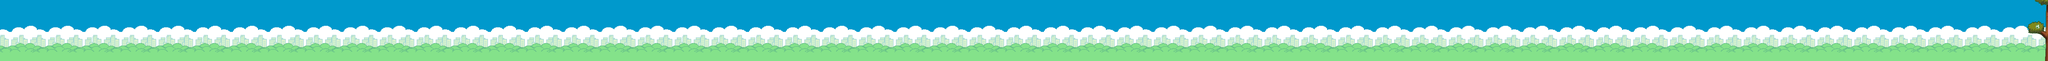

A 2D game scene composited from a Tiled map and its tileset images. What follows is a short description and the map's XML, with each tile layer's data collapsed to a summary:
An orthogonal 500x15 tile map with 32x32 px tiles, 3 tile layers (Fondo, FondoNido, HuevoNido), 3 tilesets and 137 objects.

<map version="1.0" orientation="orthogonal" renderorder="right-down" width="500" height="15" tilewidth="32" tileheight="32" nextobjectid="222">
 <tileset firstgid="1" name="cielo_tiles" tilewidth="32" tileheight="32" tilecount="55" columns="5">
  <image source="cielo_tiles.png" width="160" height="352" />
 </tileset>
 <tileset firstgid="56" name="nido_tiles" tilewidth="32" tileheight="32" tilecount="45" columns="5">
  <image source="nido_tiles.png" width="160" height="288" />
 </tileset>
 <tileset firstgid="101" name="huevoNido" tilewidth="32" tileheight="32" tilecount="1" columns="1">
  <image source="huevoNido.png" width="32" height="35" />
 </tileset>
 <layer name="Fondo" width="500" height="15">
  <data>[7500 cells, 7500 non-empty, 52 distinct tile ids]</data>
 </layer>
 <layer name="FondoNido" width="500" height="15">
  <data>[7500 cells, 36 non-empty, 34 distinct tile ids]</data>
 </layer>
 <layer name="HuevoNido" width="500" height="15">
  <data>[7500 cells, 1 non-empty, 1 distinct tile ids]</data>
 </layer>
 <objectgroup name="NubesBlancas">
  <object id="15" x="1249" y="76" width="42" height="36" />
  <object id="20" x="671" y="386" width="42" height="36" />
  <object id="23" x="1686" y="363" width="42" height="36" />
  <object id="24" x="2077" y="152" width="42" height="36" />
  <object id="25" x="2496" y="309" width="42" height="36" />
  <object id="26" x="2812" y="57" width="42" height="36" />
  <object id="29" x="3995" y="391" width="42" height="36" />
  <object id="31" x="4673" y="227" width="42" height="36" />
  <object id="32" x="4968" y="60" width="42" height="36" />
  <object id="34" x="5486" y="331" width="42" height="36" />
  <object id="36" x="6077" y="363" width="42" height="36" />
  <object id="37" x="6646" y="190" width="42" height="36" />
  <object id="38" x="7207" y="351" width="42" height="36" />
  <object id="39" x="7579" y="44" width="42" height="36" />
  <object id="40" x="7948" y="209" width="42" height="36" />
  <object id="43" x="9039" y="242" width="42" height="36" />
  <object id="44" x="9456" y="35" width="42" height="36" />
  <object id="45" x="9948" y="389" width="42" height="36" />
  <object id="48" x="10380" y="131" width="42" height="36" />
  <object id="50" x="11109" y="52" width="42" height="36" />
  <object id="51" x="12085" y="131" width="42" height="36" />
  <object id="53" x="13152" y="369" width="42" height="36" />
  <object id="54" x="13123" y="152" width="42" height="36" />
  <object id="55" x="13771" y="368" width="42" height="36" />
  <object id="57" x="14831" y="279" width="42" height="36" />
  <object id="59" x="15444" y="164" width="42" height="36" />
 </objectgroup>
 <objectgroup name="NubesNegras">
  <object id="10" x="1011" y="64" width="42" height="36" />
  <object id="11" x="869" y="386" width="42" height="36" />
  <object id="62" x="1760" y="219" width="42" height="36" />
  <object id="63" x="2294" y="396" width="42" height="36" />
  <object id="64" x="2566" y="37" width="42" height="36" />
  <object id="65" x="3291" y="238" width="42" height="36" />
  <object id="66" x="3953" y="88" width="42" height="36" />
  <object id="68" x="4711" y="45" width="42" height="36" />
  <object id="69" x="5063" y="349" width="42" height="36" />
  <object id="70" x="5969" y="124" width="42" height="36" />
  <object id="72" x="6900" y="409" width="42" height="36" />
  <object id="73" x="7403" y="150" width="42" height="36" />
  <object id="74" x="7879" y="389" width="42" height="36" />
  <object id="75" x="8635" y="98" width="42" height="36" />
  <object id="76" x="9525" y="314" width="42" height="36" />
  <object id="77" x="10148" y="31" width="42" height="36" />
  <object id="78" x="10846" y="304" width="42" height="36" />
  <object id="79" x="11851" y="54" width="42" height="36" />
  <object id="80" x="12625" y="250" width="42" height="36" />
  <object id="82" x="13538" y="79" width="42" height="36" />
  <object id="83" x="14534" y="179" width="42" height="36" />
  <object id="84" x="15319" y="325" width="42" height="36" />
 </objectgroup>
 <objectgroup name="Huevos">
  <object id="2" x="546.333" y="229.667" width="42" height="36" />
  <object id="3" x="919.606" y="186.697" width="42" height="36" />
  <object id="5" x="1283" y="264" width="42" height="36" />
  <object id="109" x="15487" y="59" width="42" height="36" />
  <object id="110" x="15236" y="203" width="42" height="36" />
  <object id="111" x="14633" y="401" width="42" height="36" />
  <object id="112" x="14546" y="47" width="42" height="36" />
  <object id="113" x="14222" y="208" width="42" height="36" />
  <object id="114" x="13873" y="208" width="42" height="36" />
  <object id="115" x="14079" y="34" width="42" height="36" />
  <object id="116" x="13507" y="284" width="42" height="36" />
  <object id="117" x="13257" y="34" width="42" height="36" />
  <object id="118" x="12862" y="253" width="42" height="36" />
  <object id="119" x="12613" y="72" width="42" height="36" />
  <object id="120" x="12309" y="271" width="42" height="36" />
  <object id="121" x="12149" y="379" width="42" height="36" />
  <object id="122" x="11827" y="255" width="42" height="36" />
  <object id="123" x="11418" y="79" width="42" height="36" />
  <object id="124" x="11189" y="397" width="42" height="36" />
  <object id="125" x="10907" y="115" width="42" height="36" />
  <object id="126" x="10239" y="363" width="42" height="36" />
  <object id="127" x="9775" y="197" width="42" height="36" />
  <object id="128" x="9444" y="180" width="42" height="36" />
  <object id="129" x="8847" y="107" width="42" height="36" />
  <object id="130" x="8591" y="366" width="42" height="36" />
  <object id="131" x="8093" y="16" width="42" height="36" />
  <object id="132" x="7716" y="226" width="42" height="36" />
  <object id="133" x="7097" y="139" width="42" height="36" />
  <object id="134" x="6946" y="253" width="42" height="36" />
  <object id="135" x="6863" y="165" width="42" height="36" />
  <object id="136" x="6432" y="373" width="42" height="36" />
  <object id="137" x="6238" y="47" width="42" height="36" />
  <object id="138" x="5752" y="346" width="42" height="36" />
  <object id="139" x="5511" y="61" width="42" height="36" />
  <object id="140" x="5231" y="172" width="42" height="36" />
  <object id="141" x="4790" y="386" width="42" height="36" />
  <object id="142" x="4523" y="80" width="42" height="36" />
  <object id="143" x="4099" y="215" width="42" height="36" />
  <object id="144" x="3786" y="120" width="42" height="36" />
  <object id="145" x="3459" y="387" width="42" height="36" />
  <object id="146" x="3047" y="78" width="42" height="36" />
  <object id="147" x="2729" y="391" width="42" height="36" />
 </objectgroup>
 <objectgroup name="NidoSuelo" />
 <objectgroup name="ModoControl">
  <object id="148" x="1982" y="308" width="42" height="36" />
  <object id="149" x="7841" y="80" width="42" height="36" />
  <object id="150" x="11917" y="366" width="42" height="36" />
  <object id="151" x="14423" y="294" width="42" height="36" />
 </objectgroup>
 <objectgroup name="Vidas">
  <object id="172" x="5175" y="375" width="44" height="36" />
  <object id="174" x="1174" y="256" width="42" height="36" />
  <object id="176" x="704" y="146" width="42" height="36" />
  <object id="177" x="1864" y="37" width="42" height="36" />
  <object id="178" x="2553" y="185" width="42" height="36" />
  <object id="179" x="3196" y="363" width="42" height="36" />
  <object id="180" x="3746" y="241" width="42" height="36" />
  </objectgroup>
 <objectgroup name="RecolectablesInmune">
  <!-- 24 objects omitted --></objectgroup>
 <objectgroup name="RecolectablesCongelar">
  <!-- 13 objects omitted --></objectgroup>
 <objectgroup name="Bombas">
  <!-- 6 objects omitted --></objectgroup>
 <objectgroup name="Limites">
  <!-- 1 objects omitted --></objectgroup>
</map>
<!-- 36 of 137 objects omitted -->
